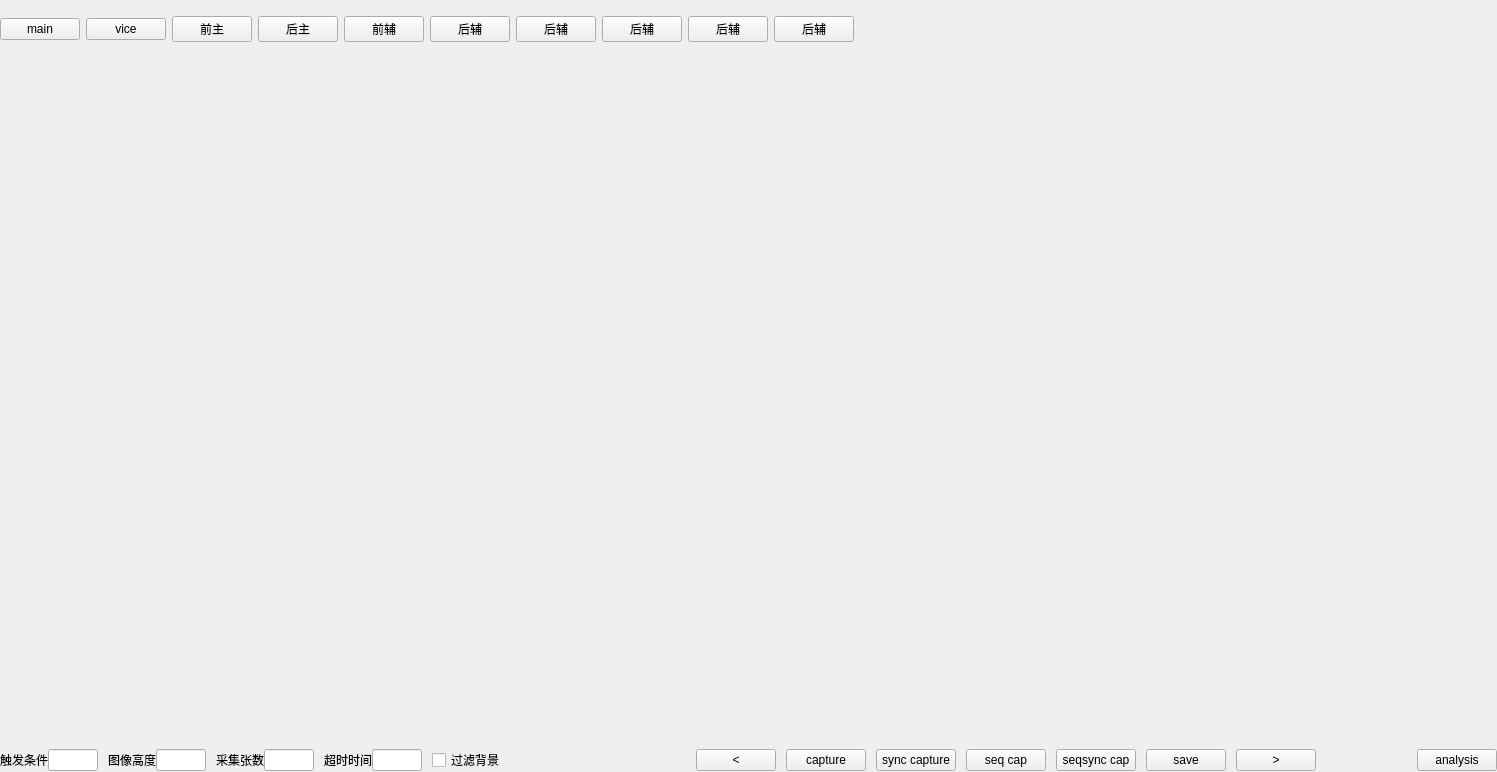
<?xml version="1.0" encoding="UTF-8"?>
<ui version="4.0">
 <class>ImageCaptureWidget</class>
 <widget class="QWidget" name="ImageCaptureWidget">
  <property name="geometry">
   <rect>
    <x>0</x>
    <y>0</y>
    <width>1497</width>
    <height>772</height>
   </rect>
  </property>
  <property name="windowTitle">
   <string notr="true">Form</string>
  </property>
  <layout class="QVBoxLayout" name="verticalLayout" stretch="1,12,1">
   <property name="spacing">
    <number>0</number>
   </property>
   <property name="leftMargin">
    <number>0</number>
   </property>
   <property name="topMargin">
    <number>0</number>
   </property>
   <property name="rightMargin">
    <number>0</number>
   </property>
   <property name="bottomMargin">
    <number>0</number>
   </property>
   <item>
    <layout class="QHBoxLayout" name="horizontalLayout_3" stretch="1,12,1">
     <property name="spacing">
      <number>0</number>
     </property>
     <property name="bottomMargin">
      <number>0</number>
     </property>
     <item>
      <layout class="QHBoxLayout" name="horizontalLayout_2">
       <property name="spacing">
        <number>6</number>
       </property>
       <item>
        <widget class="QPushButton" name="mainBtn">
         <property name="text">
          <string notr="true">main</string>
         </property>
        </widget>
       </item>
       <item>
        <widget class="QPushButton" name="viceBtn">
         <property name="text">
          <string notr="true">vice</string>
         </property>
        </widget>
       </item>
       <item>
        <spacer name="horizontalSpacer_3">
         <property name="orientation">
          <enum>Qt::Horizontal</enum>
         </property>
         <property name="sizeType">
          <enum>QSizePolicy::Preferred</enum>
         </property>
         <property name="sizeHint" stdset="0">
          <size>
           <width>40</width>
           <height>20</height>
          </size>
         </property>
        </spacer>
       </item>
       <item>
        <widget class="QPushButton" name="pushButton">
         <property name="text">
          <string notr="true">前主</string>
         </property>
        </widget>
       </item>
       <item>
        <widget class="QPushButton" name="pushButton_2">
         <property name="text">
          <string notr="true">后主</string>
         </property>
        </widget>
       </item>
       <item>
        <widget class="QPushButton" name="pushButton_3">
         <property name="text">
          <string notr="true">前辅</string>
         </property>
        </widget>
       </item>
       <item>
        <widget class="QPushButton" name="pushButton_4">
         <property name="text">
          <string notr="true">后辅</string>
         </property>
        </widget>
       </item>
       <item>
        <widget class="QPushButton" name="pushButton_5">
         <property name="text">
          <string notr="true">后辅</string>
         </property>
        </widget>
       </item>
       <item>
        <widget class="QPushButton" name="pushButton_7">
         <property name="text">
          <string notr="true">后辅</string>
         </property>
        </widget>
       </item>
       <item>
        <widget class="QPushButton" name="pushButton_8">
         <property name="text">
          <string notr="true">后辅</string>
         </property>
        </widget>
       </item>
       <item>
        <widget class="QPushButton" name="pushButton_9">
         <property name="text">
          <string notr="true">后辅</string>
         </property>
        </widget>
       </item>
      </layout>
     </item>
     <item>
      <spacer name="horizontalSpacer">
       <property name="orientation">
        <enum>Qt::Horizontal</enum>
       </property>
       <property name="sizeHint" stdset="0">
        <size>
         <width>10</width>
         <height>10</height>
        </size>
       </property>
      </spacer>
     </item>
     <item>
      <widget class="SetEditValueWidget" name="chuteWidget" native="true">
       <property name="minimumSize">
        <size>
         <width>300</width>
         <height>0</height>
        </size>
       </property>
      </widget>
     </item>
    </layout>
   </item>
   <item>
    <widget class="ImageWidget" name="imagewidget" native="true">
     <property name="minimumSize">
      <size>
       <width>1024</width>
       <height>500</height>
      </size>
     </property>
    </widget>
   </item>
   <item>
    <layout class="QHBoxLayout" name="horizontalLayout_7">
     <property name="spacing">
      <number>10</number>
     </property>
     <item>
      <layout class="QHBoxLayout" name="horizontalLayout">
       <property name="spacing">
        <number>0</number>
       </property>
       <item>
        <widget class="QLabel" name="label_2">
         <property name="text">
          <string notr="true">触发条件</string>
         </property>
        </widget>
       </item>
       <item>
        <widget class="myLineEdit" name="lineEdit_threshold">
         <property name="maximumSize">
          <size>
           <width>50</width>
           <height>16777215</height>
          </size>
         </property>
        </widget>
       </item>
      </layout>
     </item>
     <item>
      <layout class="QHBoxLayout" name="horizontalLayout_4">
       <property name="spacing">
        <number>0</number>
       </property>
       <item>
        <widget class="QLabel" name="label_5">
         <property name="text">
          <string notr="true">图像高度</string>
         </property>
        </widget>
       </item>
       <item>
        <widget class="myLineEdit" name="lineEdit_imgHeight">
         <property name="maximumSize">
          <size>
           <width>50</width>
           <height>16777215</height>
          </size>
         </property>
        </widget>
       </item>
      </layout>
     </item>
     <item>
      <layout class="QHBoxLayout" name="horizontalLayout_5">
       <property name="spacing">
        <number>0</number>
       </property>
       <item>
        <widget class="QLabel" name="label_6">
         <property name="text">
          <string notr="true">采集张数</string>
         </property>
        </widget>
       </item>
       <item>
        <widget class="myLineEdit" name="lineEdit_imgCount">
         <property name="maximumSize">
          <size>
           <width>50</width>
           <height>16777215</height>
          </size>
         </property>
        </widget>
       </item>
      </layout>
     </item>
     <item>
      <layout class="QHBoxLayout" name="horizontalLayout_6">
       <property name="spacing">
        <number>0</number>
       </property>
       <item>
        <widget class="QLabel" name="label">
         <property name="text">
          <string notr="true">超时时间</string>
         </property>
        </widget>
       </item>
       <item>
        <widget class="myLineEdit" name="lineEdit_time">
         <property name="maximumSize">
          <size>
           <width>50</width>
           <height>16777215</height>
          </size>
         </property>
        </widget>
       </item>
      </layout>
     </item>
     <item>
      <widget class="QCheckBox" name="checkBox1">
       <property name="text">
        <string>过滤背景</string>
       </property>
      </widget>
     </item>
     <item>
      <spacer name="horizontalSpacer_4">
       <property name="orientation">
        <enum>Qt::Horizontal</enum>
       </property>
       <property name="sizeHint" stdset="0">
        <size>
         <width>10</width>
         <height>0</height>
        </size>
       </property>
      </spacer>
     </item>
     <item>
      <spacer name="horizontalSpacer_2">
       <property name="orientation">
        <enum>Qt::Horizontal</enum>
       </property>
       <property name="sizeHint" stdset="0">
        <size>
         <width>40</width>
         <height>0</height>
        </size>
       </property>
      </spacer>
     </item>
     <item>
      <widget class="QPushButton" name="pushButton_l">
       <property name="text">
        <string>&lt;</string>
       </property>
      </widget>
     </item>
     <item>
      <widget class="QPushButton" name="captureBtn">
       <property name="text">
        <string notr="true">capture</string>
       </property>
      </widget>
     </item>
     <item>
      <widget class="QPushButton" name="syncCaptureBtn">
       <property name="whatsThis">
        <string/>
       </property>
       <property name="accessibleName">
        <string/>
       </property>
       <property name="text">
        <string notr="true">sync capture</string>
       </property>
      </widget>
     </item>
     <item>
      <widget class="QPushButton" name="sequentialCapture">
       <property name="whatsThis">
        <string/>
       </property>
       <property name="accessibleName">
        <string/>
       </property>
       <property name="text">
        <string notr="true">seq cap</string>
       </property>
      </widget>
     </item>
     <item>
      <widget class="QPushButton" name="sequentialSyncCapture">
       <property name="whatsThis">
        <string/>
       </property>
       <property name="accessibleName">
        <string/>
       </property>
       <property name="text">
        <string notr="true">seqsync cap</string>
       </property>
      </widget>
     </item>
     <item>
      <widget class="QPushButton" name="pushButton_6">
       <property name="text">
        <string notr="true">save</string>
       </property>
      </widget>
     </item>
     <item>
      <widget class="QPushButton" name="pushButton_r">
       <property name="text">
        <string>&gt;</string>
       </property>
      </widget>
     </item>
     <item>
      <spacer name="horizontalSpacer_5">
       <property name="orientation">
        <enum>Qt::Horizontal</enum>
       </property>
       <property name="sizeHint" stdset="0">
        <size>
         <width>40</width>
         <height>20</height>
        </size>
       </property>
      </spacer>
     </item>
     <item>
      <widget class="QPushButton" name="analysisBtn">
       <property name="text">
        <string notr="true">analysis</string>
       </property>
      </widget>
     </item>
    </layout>
   </item>
  </layout>
 </widget>
 <customwidgets>
  <customwidget>
   <class>myLineEdit</class>
   <extends>QLineEdit</extends>
   <header location="global">mysortwidget/mylineedit.h</header>
  </customwidget>
  <customwidget>
   <class>SetEditValueWidget</class>
   <extends>QWidget</extends>
   <header location="global">mysortwidget/seteditvaluewidget.h</header>
   <container>1</container>
  </customwidget>
  <customwidget>
   <class>ImageWidget</class>
   <extends>QWidget</extends>
   <header location="global">engineerset/imagewidget.h</header>
   <container>1</container>
  </customwidget>
 </customwidgets>
 <resources/>
 <connections/>
</ui>
